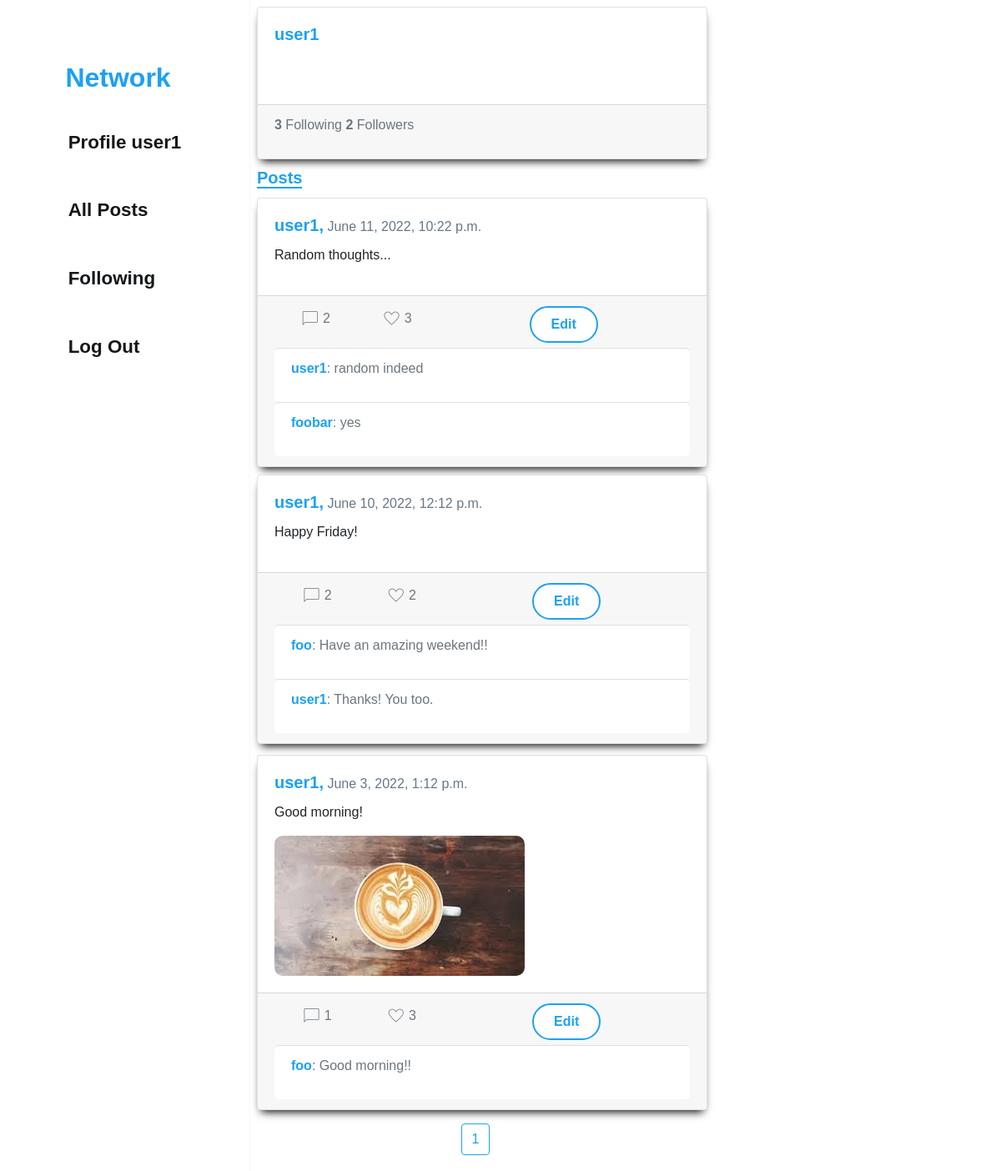
Page /1 (signed in) on the committed database.
### network/models.py (models this page shows, shortened)
class User(AbstractUser):
    pass

class Post(models.Model):
    owner = models.ForeignKey(User, on_delete=models.CASCADE, related_name="posts")
    content = models.TextField(max_length=300)
    date = models.DateTimeField(auto_now_add=True, blank=True)
    image = models.ImageField(upload_to='images', blank=True)
    class Meta:
        ordering = ['-date']

class Comment(models.Model):
    post = models.ForeignKey(Post, on_delete=models.CASCADE, related_name="comments")
    user = models.ForeignKey(User, on_delete=models.SET_NULL, blank=True, null=True, related_name="commentBy")
    text = models.TextField(max_length=300)

### network/views.py (the view, shortened to what this page needs)
# urls.py: path("<int:user_id>", views.profile, name="profile"),
@csrf_exempt
@login_required
def profile(request, user_id):
    user = User.objects.get(pk=user_id)
    if request.method == 'GET':
        posts = Post.objects.filter(owner = user)
        paginator = Paginator(posts, 10)
        page_number = request.GET.get('page')
        page_obj = paginator.get_page(page_number)
        userLikes = list(posts)
        for post in userLikes:
            post.is_liked = post.likes.filter(likedBy=request.user).exists()
        following = Follower.objects.get(follower = user)
        return render(request, "network/profile.html", {
            'userProfile': user,
            'follows': following.follows.count(),
            'followers': user.followers.count(),
            'posts': Post.objects.filter(owner = user),
            'likes': Like.objects.all(),
            'comments': Comment.objects.all(),
            'followBtn': user.followers.filter(follower = request.user).exists(),
            'page_obj': page_obj,
            'userLiked': userLikes
        })

### network/templates/network/profile.html (shortened to what this page needs)
{% extends "network/layout.html" %}
{% load static %}
{% block body %}
    <div class="posts-wrapper-profile">
    <div class="card">
        <div class="card-body">
        <h5 class="card-title"><strong style="color: #1DA1F2;">{{ userProfile.username }}</strong></h5>
        </div>
        <div class="card-footer text-muted">
            <p><strong>{{ follows }}</strong> Following <strong id="followers-count">{{ followers }}</strong> Followers</p>
        </div>
    </div>
    </div>
    <h5 class="card-title"><strong class="posts">Posts</strong></h5>
    <div class="posts-wrapper-profile">
        {% if posts %}
            {% for post in page_obj.object_list %}
            <div class="card">
                <form data-formId="{{post.id}}">
                    <div class="card-body">
                    <h5 class="card-title"><strong style="color: #1DA1F2;">{{ post.owner }},</strong><span class="date"> {{ post.date }}</span></h5>
                    <p class="card-text">{{ post.content }}</p>
                    {% if post.image %}
                        <img src="{{ post.image.url }}">
                    {% endif %}
                    </div>
                    <div class="card-footer text-muted">
                        <div class="card-bubble">
                            <p class="comment-btn"><span class="material-symbols-outlined">chat_bubble</span>{{ post.comments.count }}</p>
                            {% if post.owner == user or post.likes.count == 0 %}
                                <p class="like-button"><span class="material-symbols-outlined">favorite</span>{{ post.likes.count }}</p>
                            {% endif %}
                            {% if post.owner == user %}
                                <button class="edit-btn submit-btn" type="button" value="Edit">Edit</button>
                            {% endif %}
                        </div>
                    {% for comment in comments %}
                        {% if comment.post == post%}
                        <div class="card-footer text-muted" style="background-color: #fff; border-radius: 5px;">
                            <p><strong style="color: #1DA1F2;">{{ comment.user}}</strong>: {{ comment.text}}</p>
                        </div>
                        {% endif %}
                    {% endfor %}
                    </div>
                </form>
            </div>
            {% endfor %}
            <div aria-label="Page navigation example">
                <ul class="pagination justify-content-center">
                    <li class="page-item">
                        <a class="page-link page-item active" href="?page={{ page_obj.number }}">{{ page_obj.number }}</a>
                    </li>
                </ul>
            </div>
        {% else %}
            <p>No posts available.</p>
        {% endif %}
    </div>
{% endblock %}

### network/templates/network/layout.html (shortened to what this page needs)
{% load static %}
<!DOCTYPE html>
<html lang="en">
    <head>
        <link rel="stylesheet" href="https://stackpath.bootstrapcdn.com/bootstrap/4.4.1/css/bootstrap.min.css">
        <link href="{% static 'network/styles.css' %}" rel="stylesheet">
    </head>
    <body>
        <nav class="navigation">
        <a class="navbar-brand" href="{% url 'index' %}"><strong>Network</strong></a>
        <div class="menu">
            <ul class="menu-item">
            {% if user.is_authenticated %}
                <li>
                    <a href="{% url 'profile' user.id %}"><strong>Profile {{ user.username }}</strong></a>
                </li>
            {% endif %}
            <li>
                <a href="{% url 'index' %}"><strong>All Posts</strong></a>
            </li>
            {% if user.is_authenticated %}
                <li>
                    <a href="{% url 'following' %}"><strong>Following</strong></a>
                </li>
                <li>
                    <a href="{% url 'logout' %}"><strong>Log Out</strong></a>
                </li>
            {% endif %}
            </ul>
        </div>
        </nav>
        <div class="body">
            {% block body %}
            {% endblock %}
        </div>
    </body>
</html>

### network/static/network/styles.css (style rules this page uses)
*, *::before, *::after { box-sizing: border-box; margin: 0; padding: 0; text-decoration: none; }
body { font-family: Arial, Helvetica, sans-serif; }
.body { margin-left: 25%; max-width: calc(100% - 25%); }
.posts-wrapper-profile { max-width: 60%; }
.navigation { height: 100%; width: 25%; position: fixed; left: 0; top: 0; display: flex; flex-direction: column; justify-content: flex-start; align-items: center; border-right: 1px solid #F5F8FA; font-size: 1.4rem; padding-top: 4rem; }
a { border-radius: 20px; color: #14171A; padding: 0.7rem; transition-duration: 200ms; }
.menu-item li { padding-bottom: 3rem; list-style-type: none; }
.navbar-brand { font-size: 2rem; margin-bottom: 2rem; color: #1DA1F2; }
.card:first-child { margin-top: 0.5rem; margin-bottom: 0.6rem; }
.card { width: 100%; box-shadow: 0px 7px 10px -5px #000000; margin-bottom: 0.8rem; margin-left: 0.5rem; transition-duration: 300ms; }
.card img { border-radius: 10px; max-width: 100%; }
.posts { color: #1DA1F2; border-bottom: 2px solid #1DA1F2; margin-left: 0.5rem; }
.date { font-size: 1rem; color: #657786; }
.card-bubble { display: flex; justify-content: space-around; align-items: baseline; }
input[type="submit"], .submit-btn { display: inline-block; background-color: #fff; border-radius: 50px; border: 2px solid #1DA1F2; color: #1DA1F2; cursor: pointer; font-size: 16px; font-weight: bold; padding: 8px 24px; text-align: center; text-decoration: none; transition-duration: 200ms; }
.like-button, .comment-btn { display: flex; justify-content: baseline; }
.like-button span, .comment-btn span { cursor: pointer; transition: scale 400ms ease-in-out, color 400ms ease-in-out; font-variation-settings: 'FILL' 0, 'wght' 200, 'GRAD' 0, 'opsz' 48 }
.like-button span, .comment-btn span { margin-right: 0.2rem; }
.comment-btn { cursor: pointer; transition: scale 400ms ease-in-out, color 400ms ease-in-out; }
.pagination { width: 100%; }
.page-link { border-color: #1DA1F2; border-radius: 0.25rem; color: #1DA1F2; margin: 0.2rem; }

### rows in the picture
User: username "user1"
Post: owner "user1", date "June 11, 2022, 10:22 p.m.", content "Random thoughts...", comments.count "2", likes.count "3"
Comment: user "user1", text "random indeed"
Comment: user "foobar", text "yes"
Post: owner "user1", date "June 10, 2022, 12:12 p.m.", content "Happy Friday!", comments.count "2", likes.count "2"
Comment: user "foo", text "Have an amazing weekend!!"
Comment: user "user1", text "Thanks! You too."
Post: owner "user1", date "June 3, 2022, 1:12 p.m.", content "Good morning!", image (picture), comments.count "1", likes.count "3"
Comment: user "foo", text "Good morning!!"

### other values in the picture
{{ follows }} "3"
{{ followers }} "2"
{{ page_obj.number }} "1"
